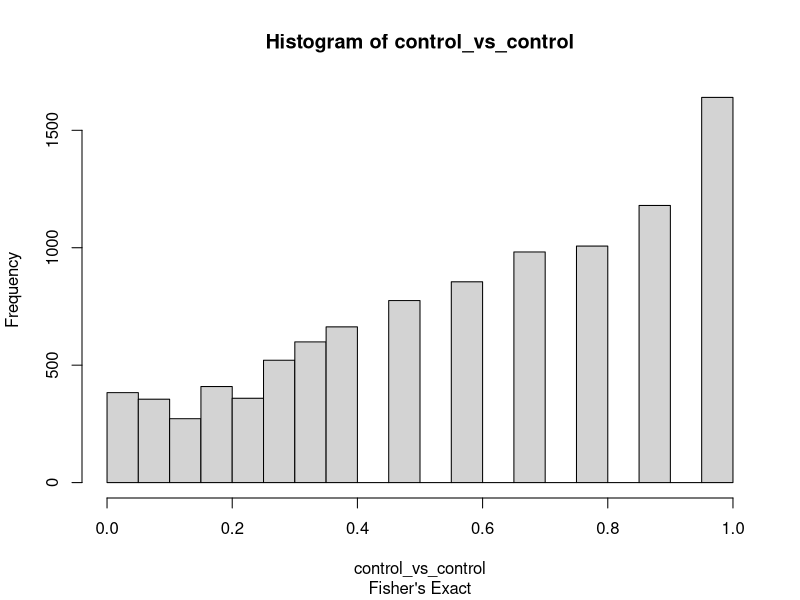
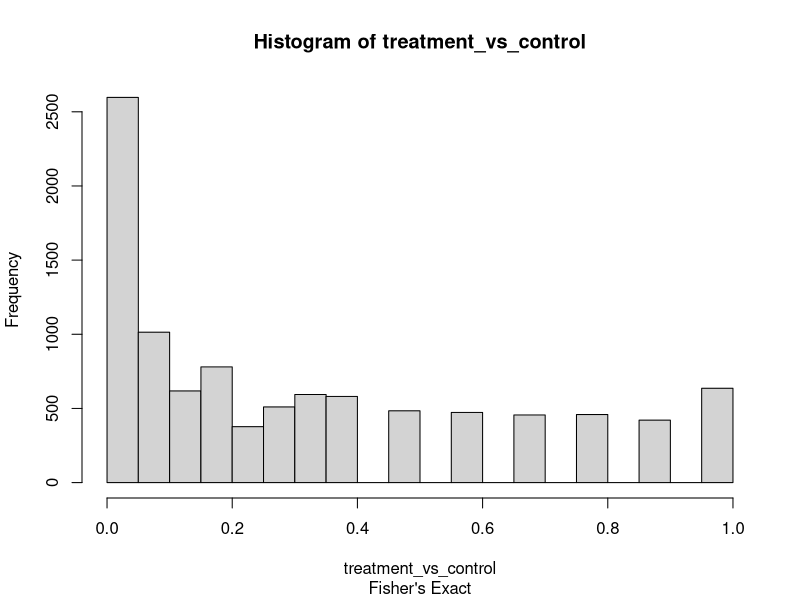

R code for these plots, in order:
rm(list = ls()) # clear all vars from the current workspace


#########################
# Simulation Parameters #
#
# | prob_hyp_true | prob_hyp_true_factor |
# | --------------|----------------------|
# | 0.1           | 9                    |
# | 0.2           | 4                    |
# | 0.3           | 7/3                  |
# | 0.4           | 3/2                  |
# | 0.5           | 1                    |
# | 0.6           | 2/3                  |
# | 0.7           | 3/7                  |
# | 0.8           | 1/4                  |
# | 0.9           | 1/9                  |
#
#########################

# Trial size and probabilities
control_prob = 0.5
treatment_prob = 0.6
num_subjects = 100

# Number of simulations and probability the hypothesis was true
base_num_simulations = 10000
prob_hyp_true_factor = 1
num_simulations_control_vs_treatment = base_num_simulations
num_simulations_control_vs_control = base_num_simulations * prob_hyp_true_factor

# Tested p value significant range
min_p_value = 0.0
max_p_value = 0.05

test = fisher.test
#test = chisq.test


###########################
# Virtual trial functions #
###########################
is_significant <- function(p_value){
    return(min_p_value <= p_value & p_value <= max_p_value)
}

do_test <- function(control=0.5, treatment=0.5, test=chisq.test, num_subjects=100){
    control_alive <- rbinom(1,num_subjects,control)
    control_dead <- num_subjects - control_alive
    control_dead_alive <- c(control_alive, control_dead)
    
    treatment_alive <- rbinom(1,num_subjects,treatment)
    treatment_dead <- num_subjects - treatment_alive
    treatment_dead_alive <- c(treatment_alive, treatment_dead)
    
    matrix_dead_alive <- rbind(control_dead_alive,treatment_dead_alive)
    cs <- test(matrix_dead_alive)
    return(cs$p.value)
}


######################
# Run virtual trials #
######################
control_vs_control <- replicate(num_simulations_control_vs_control, do_test(control_prob,control_prob, test, num_subjects))
treatment_vs_control <- replicate(num_simulations_control_vs_treatment, do_test(control_prob,treatment_prob, test, num_subjects))


############################
# Probability calculations #
############################
significant_control_vs_control = length(Filter(is_significant, control_vs_control))
significant_treatment_vs_control = length(Filter(is_significant, treatment_vs_control))

true_positives  = significant_treatment_vs_control
false_positives = significant_control_vs_control
true_negatives  = num_simulations_control_vs_control - significant_control_vs_control
false_negatives = num_simulations_control_vs_treatment - significant_treatment_vs_control

total_number_of_trials = num_simulations_control_vs_control + num_simulations_control_vs_treatment

prob_positive_trial = (true_positives + false_positives) / total_number_of_trials
prob_negative_trial = (true_negatives + false_negatives) / total_number_of_trials

# Positive predictive value (PPV): Proportion of positive trials that are true
positive_predictive_value = true_positives / (true_positives + false_positives)

# False positive risk (FPR):Proportion of positive trials that are false
false_positive_risk = false_positives / (true_positives + false_positives)

# Negative predictive value (NPV): Proportion of negative trials that are true
negative_predictive_value = true_negatives / (true_negatives + false_negatives)

# False negative risk (FNR): Proportion of negative trials that are false
false_negative_risk = false_negatives / (true_negatives + false_negatives)


###################
# Display Results #
###################
cat("\n",
"total_number_of_trials:", "\t", total_number_of_trials, "\n",
"true_positives: ", "\t", true_positives, "\n",
"false_positives:", "\t", false_positives, "\n",
"true_negatives: ", "\t", true_negatives, "\n",
"false_negatives:", "\t", false_negatives, "\n",
"prob_positive_trial:", "\t", prob_positive_trial, "\n",
"prob_negative_trial:", "\t", prob_negative_trial, "\n",
"positive_predictive_value:", "\t", positive_predictive_value, "\n",
"false_positive_risk:", "\t", false_positive_risk, "\n",
"negative_predictive_value:", "\t", negative_predictive_value, "\n",
"false_negative_risk:", "\t", false_negative_risk, "\n\n")


############
# Graphing #
############
subtitle <- ifelse(identical(test, fisher.test), "Fisher's Exact", "Chi-squared")

hist(control_vs_control, sub=subtitle)
hist(treatment_vs_control, sub=subtitle)
